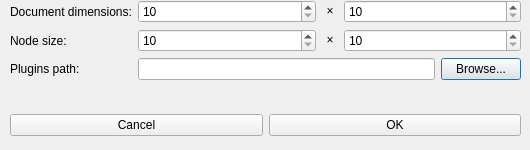
<?xml version="1.0" encoding="UTF-8"?>
<ui version="4.0">
 <class>PreferencesDialog</class>
 <widget class="QDialog" name="PreferencesDialog">
  <property name="geometry">
   <rect>
    <x>0</x>
    <y>0</y>
    <width>530</width>
    <height>150</height>
   </rect>
  </property>
  <property name="sizePolicy">
   <sizepolicy hsizetype="Fixed" vsizetype="Fixed">
    <horstretch>0</horstretch>
    <verstretch>0</verstretch>
   </sizepolicy>
  </property>
  <property name="minimumSize">
   <size>
    <width>530</width>
    <height>150</height>
   </size>
  </property>
  <property name="maximumSize">
   <size>
    <width>530</width>
    <height>150</height>
   </size>
  </property>
  <property name="windowTitle">
   <string>Preferences</string>
  </property>
  <widget class="QWidget" name="formLayoutWidget">
   <property name="geometry">
    <rect>
     <x>10</x>
     <y>0</y>
     <width>511</width>
     <height>101</height>
    </rect>
   </property>
   <layout class="QFormLayout" name="formLayout">
    <property name="fieldGrowthPolicy">
     <enum>QFormLayout::AllNonFixedFieldsGrow</enum>
    </property>
    <property name="rowWrapPolicy">
     <enum>QFormLayout::WrapLongRows</enum>
    </property>
    <item row="0" column="0">
     <widget class="QLabel" name="docDimensionsLabel">
      <property name="text">
       <string>Document dimensions:</string>
      </property>
     </widget>
    </item>
    <item row="0" column="1">
     <layout class="QHBoxLayout" name="documentLayout">
      <item>
       <widget class="QSpinBox" name="docWidthSpinner">
        <property name="minimumSize">
         <size>
          <width>100</width>
          <height>0</height>
         </size>
        </property>
        <property name="minimum">
         <number>10</number>
        </property>
        <property name="maximum">
         <number>9000</number>
        </property>
       </widget>
      </item>
      <item>
       <widget class="QLabel" name="docTimesLabel">
        <property name="maximumSize">
         <size>
          <width>16</width>
          <height>16</height>
         </size>
        </property>
        <property name="text">
         <string>×</string>
        </property>
        <property name="alignment">
         <set>Qt::AlignCenter</set>
        </property>
       </widget>
      </item>
      <item>
       <widget class="QSpinBox" name="docHeightSpinner">
        <property name="minimumSize">
         <size>
          <width>100</width>
          <height>0</height>
         </size>
        </property>
        <property name="minimum">
         <number>10</number>
        </property>
        <property name="maximum">
         <number>9000</number>
        </property>
       </widget>
      </item>
     </layout>
    </item>
    <item row="1" column="0">
     <widget class="QLabel" name="nodeDimensionsLabel">
      <property name="text">
       <string>Node size:</string>
      </property>
     </widget>
    </item>
    <item row="1" column="1">
     <layout class="QHBoxLayout" name="nodeLayout">
      <property name="sizeConstraint">
       <enum>QLayout::SetDefaultConstraint</enum>
      </property>
      <item>
       <widget class="QSpinBox" name="nodeWidthSpinner">
        <property name="minimumSize">
         <size>
          <width>100</width>
          <height>0</height>
         </size>
        </property>
        <property name="minimum">
         <number>10</number>
        </property>
        <property name="maximum">
         <number>900</number>
        </property>
       </widget>
      </item>
      <item>
       <widget class="QLabel" name="nodeTimesLabel">
        <property name="maximumSize">
         <size>
          <width>16</width>
          <height>16</height>
         </size>
        </property>
        <property name="text">
         <string>×</string>
        </property>
        <property name="alignment">
         <set>Qt::AlignCenter</set>
        </property>
       </widget>
      </item>
      <item>
       <widget class="QSpinBox" name="nodeHeightSpinner">
        <property name="minimumSize">
         <size>
          <width>100</width>
          <height>0</height>
         </size>
        </property>
        <property name="minimum">
         <number>10</number>
        </property>
        <property name="maximum">
         <number>900</number>
        </property>
       </widget>
      </item>
     </layout>
    </item>
    <item row="2" column="0">
     <widget class="QLabel" name="pathLabel">
      <property name="text">
       <string>Plugins path:</string>
      </property>
     </widget>
    </item>
    <item row="2" column="1">
     <layout class="QHBoxLayout" name="pathLayout">
      <item>
       <widget class="QLineEdit" name="pathField">
        <property name="readOnly">
         <bool>true</bool>
        </property>
       </widget>
      </item>
      <item>
       <widget class="QPushButton" name="browseButton">
        <property name="text">
         <string>Browse...</string>
        </property>
       </widget>
      </item>
     </layout>
    </item>
   </layout>
  </widget>
  <widget class="QWidget" name="horizontalLayoutWidget_4">
   <property name="geometry">
    <rect>
     <x>10</x>
     <y>110</y>
     <width>511</width>
     <height>31</height>
    </rect>
   </property>
   <layout class="QHBoxLayout" name="buttonsLayout">
    <item>
     <widget class="QPushButton" name="cancelButton">
      <property name="text">
       <string>Cancel</string>
      </property>
     </widget>
    </item>
    <item>
     <widget class="QPushButton" name="okButton">
      <property name="text">
       <string>OK</string>
      </property>
     </widget>
    </item>
   </layout>
  </widget>
 </widget>
 <resources/>
 <connections/>
</ui>
